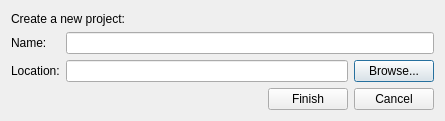
<?xml version="1.0" encoding="UTF-8"?>
<ui version="4.0">
 <class>Dialog</class>
 <widget class="QDialog" name="Dialog">
  <property name="geometry">
   <rect>
    <x>0</x>
    <y>0</y>
    <width>445</width>
    <height>121</height>
   </rect>
  </property>
  <property name="windowTitle">
   <string>Dialog</string>
  </property>
  <layout class="QVBoxLayout" name="verticalLayout">
   <item>
    <widget class="QLabel" name="description">
     <property name="text">
      <string>Create a new project:</string>
     </property>
    </widget>
   </item>
   <item>
    <layout class="QFormLayout" name="formLayout">
     <item row="0" column="1">
      <widget class="QLineEdit" name="name_edit"/>
     </item>
     <item row="0" column="0">
      <widget class="QLabel" name="label">
       <property name="text">
        <string>Name:</string>
       </property>
      </widget>
     </item>
     <item row="1" column="0">
      <widget class="QLabel" name="location_label">
       <property name="text">
        <string>Location:</string>
       </property>
      </widget>
     </item>
     <item row="1" column="1">
      <layout class="QHBoxLayout" name="horizontalLayout">
       <item>
        <widget class="QLineEdit" name="location_edit"/>
       </item>
       <item>
        <widget class="QPushButton" name="location_browse">
         <property name="text">
          <string>Browse...</string>
         </property>
        </widget>
       </item>
      </layout>
     </item>
    </layout>
   </item>
   <item>
    <layout class="QHBoxLayout" name="horizontalLayout_2">
     <item>
      <spacer name="horizontalSpacer">
       <property name="orientation">
        <enum>Qt::Horizontal</enum>
       </property>
       <property name="sizeHint" stdset="0">
        <size>
         <width>40</width>
         <height>20</height>
        </size>
       </property>
      </spacer>
     </item>
     <item>
      <widget class="QPushButton" name="pushButton">
       <property name="text">
        <string>Finish</string>
       </property>
      </widget>
     </item>
     <item>
      <widget class="QPushButton" name="pushButton_2">
       <property name="text">
        <string>Cancel</string>
       </property>
      </widget>
     </item>
    </layout>
   </item>
  </layout>
 </widget>
 <resources/>
 <connections/>
</ui>
